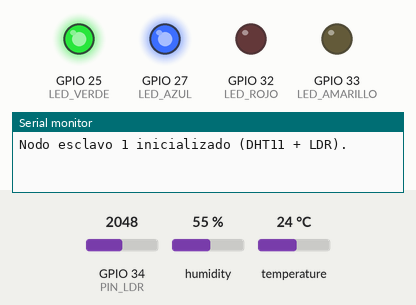
Simulated run of this sketch. Board: ESP32. Parts: output pins drawn as LEDs (lit = HIGH), the last lines printed to the serial monitor. The test bench sets the inputs (shaded band); at power-on: GPIO 34 (PIN_LDR) = 2048, humidity 55 %, temperature 24 °C. No radio packets arrive unless stated.

Above: at 1.15 s.
At 3.7 s:
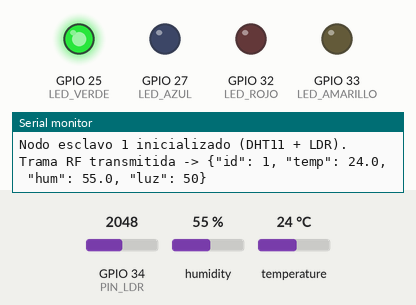
Timing chart, 0 to 7.0 s (numbered marks = the images above):
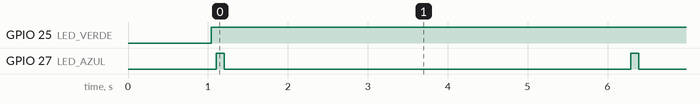

Measured:
- by itself, GPIO 25 (LED_VERDE): LOW → HIGH at 1.0 s
- by itself, GPIO 27 (LED_AZUL): alternates HIGH for 0.10 s and LOW for 5.1 s

The sketch:

Esclavo_V8.ino
```cpp
#include <SPI.h>
#include <LoRa.h>
#include <DHT.h>

// CAMBIAR ESTE ID SEGÚN EL NODO: 1, 2 o 3
const int NODO_ID = 1;

// Configuración del sensor DHT11
#define DHTPIN 4
#define DHTTYPE DHT11
DHT dht(DHTPIN, DHTTYPE);

// Pin analógico para el sensor fotosensible (LDR - sirve tanto para módulos de 3 o 4 pines usando AO)
#define PIN_LDR 34

// Pines LoRa-02
#define SCK_PIN   18
#define MISO_PIN  19
#define MOSI_PIN  23
#define SS_PIN    5
#define RST_PIN   14
#define DIO0_PIN  26

// Pines para los LEDs Indicadores
#define LED_AZUL     27
#define LED_VERDE    25
#define LED_AMARILLO 33
#define LED_ROJO     32

void setup() {
  Serial.begin(115200);
  delay(1000);

  pinMode(PIN_LDR, INPUT);
  pinMode(LED_AZUL, OUTPUT);
  pinMode(LED_VERDE, OUTPUT);
  pinMode(LED_AMARILLO, OUTPUT);
  pinMode(LED_ROJO, OUTPUT);

  digitalWrite(LED_AZUL, LOW);
  digitalWrite(LED_VERDE, LOW);
  digitalWrite(LED_AMARILLO, LOW);
  digitalWrite(LED_ROJO, LOW);

  dht.begin();

  SPI.begin(SCK_PIN, MISO_PIN, MOSI_PIN, SS_PIN);
  LoRa.setPins(SS_PIN, RST_PIN, DIO0_PIN);

  if (!LoRa.begin(433E6)) {
    Serial.println("¡Error al iniciar LoRa!");
    while (1);
  }
  LoRa.enableCrc();
  Serial.printf("Nodo esclavo %d inicializado (DHT11 + LDR).\n", NODO_ID);
}

void loop() {
  // Lectura DHT11
  float h = dht.readHumidity();
  float t = dht.readTemperature();

  // Lectura LDR mapeada de 1 a 100
  int valorCrudo = analogRead(PIN_LDR);
  int luz = map(valorCrudo, 0, 4095, 1, 100);
  luz = constrain(luz, 1, 100);

  if (isnan(h) || isnan(t)) {
    Serial.println("Error al leer datos del sensor DHT11!");
    digitalWrite(LED_AMARILLO, HIGH);
    digitalWrite(LED_VERDE, LOW);
    digitalWrite(LED_ROJO, HIGH);
    t = 0.0;
    h = 0.0;
  } else {
    digitalWrite(LED_AMARILLO, LOW);
    digitalWrite(LED_VERDE, HIGH);
    digitalWrite(LED_ROJO, LOW);
  }

  // Construir trama JSON enviando Temperatura, Humedad y Luz
  String payload = "{\"id\": " + String(NODO_ID) +
                   ", \"temp\": " + String(t, 1) +
                   ", \"hum\": " + String(h, 1) +
                   ", \"luz\": " + String(luz) + "}";

  LoRa.beginPacket();
  LoRa.print(payload);
  LoRa.endPacket();

  digitalWrite(LED_AZUL, HIGH);
  delay(100);
  digitalWrite(LED_AZUL, LOW);

  Serial.print("Trama RF transmitida -> ");
  Serial.println(payload);

  delay(5000);
}
```
